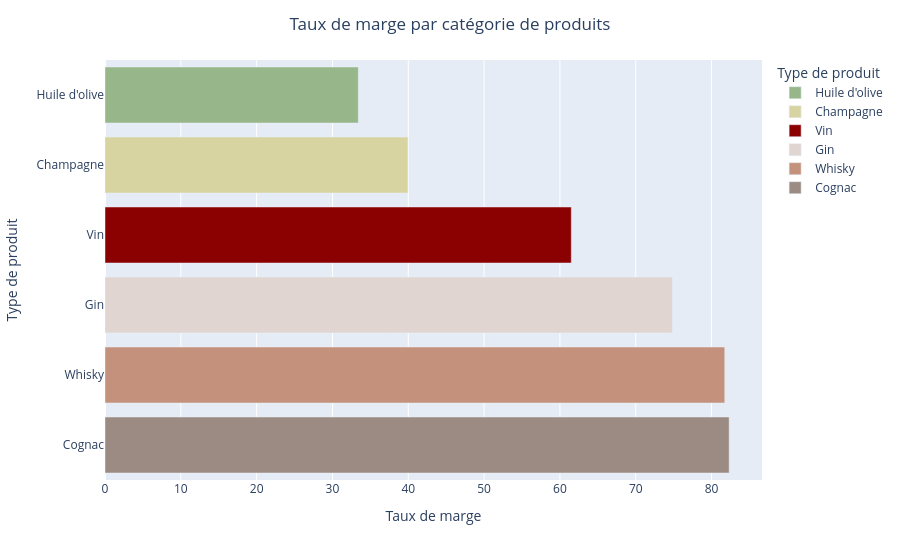

Here is the notebook cell this chart was saved with:
### Code cell
#Création d'un dataframe avec le taux de marge moyen par type de produit
df_tx_marge_moyen=df_merge_copy.groupby('product_type')['taux_marge'].mean().round(2).reset_index()
df_tx_marge_moyen=df_tx_marge_moyen.sort_values('taux_marge', ascending=True)
display(df_tx_marge_moyen)

#Affichage dans un graphique du taux de marge par type de produit
palette2= ["#97B68A","#D8D4A2","#8B0000", "#E0D5D0","#C4927C","#9C8B83"]
figure5=px.bar(df_tx_marge_moyen, x='taux_marge', y='product_type', color='product_type', labels={'taux_marge': 'Taux de marge', 'product_type':'Type de produit'}, color_discrete_sequence=palette2)
figure5.update_layout(title_text='Taux de marge par catégorie de produits',title_x=0.5)
figure5.show()

### Figure 1 — Plotly figure (JSON) as saved in the notebook; plotly's stock layout.template omitted (floating-point values rounded to 4 significant figures)
{"data": [{"hovertemplate": "Type de produit=%{y}<br>Taux de marge=%{x}<extra></extra>", "legendgroup": "Huile d'olive", "marker": {"color": "#97B68A", "pattern": {"shape": ""}}, "name": "Huile d'olive", "orientation": "h", "showlegend": true, "textposition": "auto", "type": "bar", "x": [33.41], "xaxis": "x", "y": ["Huile d'olive"], "yaxis": "y"}, {"hovertemplate": "Type de produit=%{y}<br>Taux de marge=%{x}<extra></extra>", "legendgroup": "Champagne", "marker": {"color": "#D8D4A2", "pattern": {"shape": ""}}, "name": "Champagne", "orientation": "h", "showlegend": true, "textposition": "auto", "type": "bar", "x": [39.95], "xaxis": "x", "y": ["Champagne"], "yaxis": "y"}, {"hovertemplate": "Type de produit=%{y}<br>Taux de marge=%{x}<extra></extra>", "legendgroup": "Vin", "marker": {"color": "#8B0000", "pattern": {"shape": ""}}, "name": "Vin", "orientation": "h", "showlegend": true, "textposition": "auto", "type": "bar", "x": [61.5], "xaxis": "x", "y": ["Vin"], "yaxis": "y"}, {"hovertemplate": "Type de produit=%{y}<br>Taux de marge=%{x}<extra></extra>", "legendgroup": "Gin", "marker": {"color": "#E0D5D0", "pattern": {"shape": ""}}, "name": "Gin", "orientation": "h", "showlegend": true, "textposition": "auto", "type": "bar", "x": [74.83], "xaxis": "x", "y": ["Gin"], "yaxis": "y"}, {"hovertemplate": "Type de produit=%{y}<br>Taux de marge=%{x}<extra></extra>", "legendgroup": "Whisky", "marker": {"color": "#C4927C", "pattern": {"shape": ""}}, "name": "Whisky", "orientation": "h", "showlegend": true, "textposition": "auto", "type": "bar", "x": [81.74], "xaxis": "x", "y": ["Whisky"], "yaxis": "y"}, {"hovertemplate": "Type de produit=%{y}<br>Taux de marge=%{x}<extra></extra>", "legendgroup": "Cognac", "marker": {"color": "#9C8B83", "pattern": {"shape": ""}}, "name": "Cognac", "orientation": "h", "showlegend": true, "textposition": "auto", "type": "bar", "x": [82.32], "xaxis": "x", "y": ["Cognac"], "yaxis": "y"}], "layout": {"barmode": "relative", "legend": {"title": {"text": "Type de produit"}, "tracegroupgap": 0}, "margin": {"t": 60}, "title": {"text": "Taux de marge par catégorie de produits", "x": 0.5}, "xaxis": {"anchor": "y", "domain": [0, 1], "title": {"text": "Taux de marge"}}, "yaxis": {"anchor": "x", "categoryarray": ["Cognac", "Whisky", "Gin", "Vin", "Champagne", "Huile d'olive"], "categoryorder": "array", "domain": [0, 1], "title": {"text": "Type de produit"}}}}
